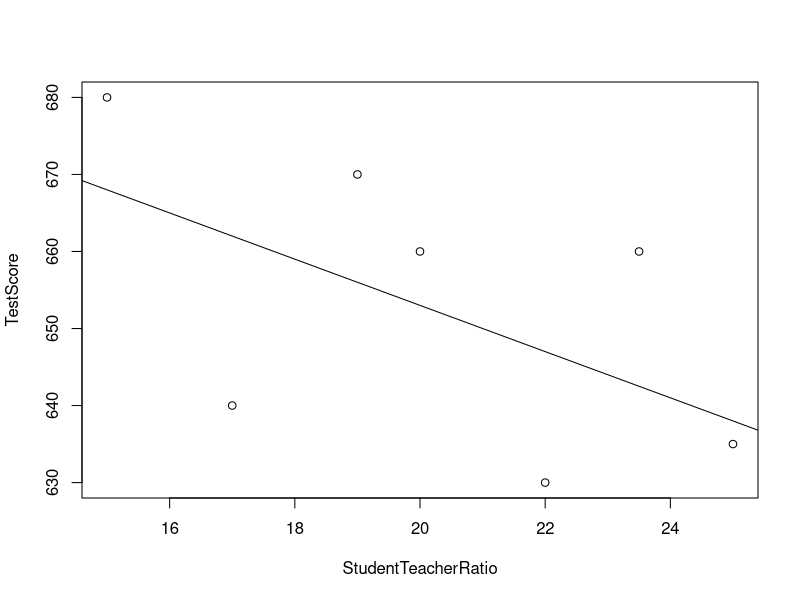
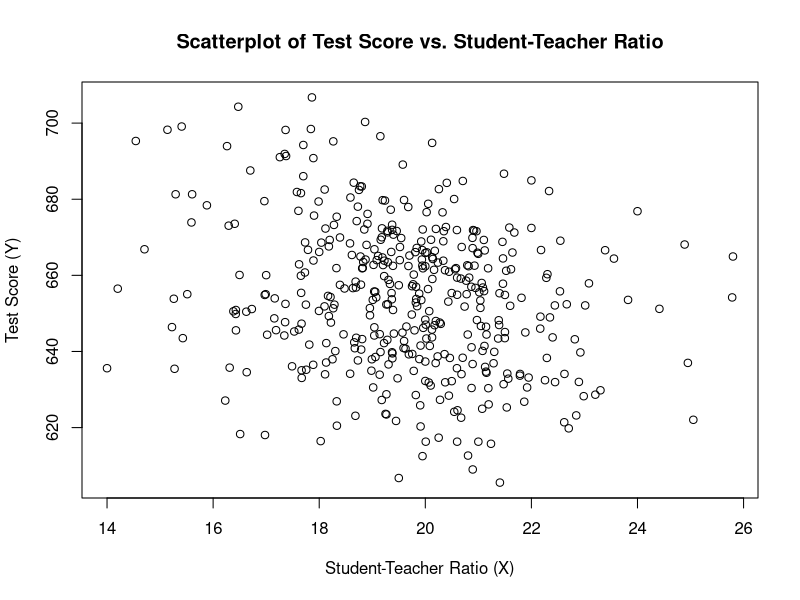
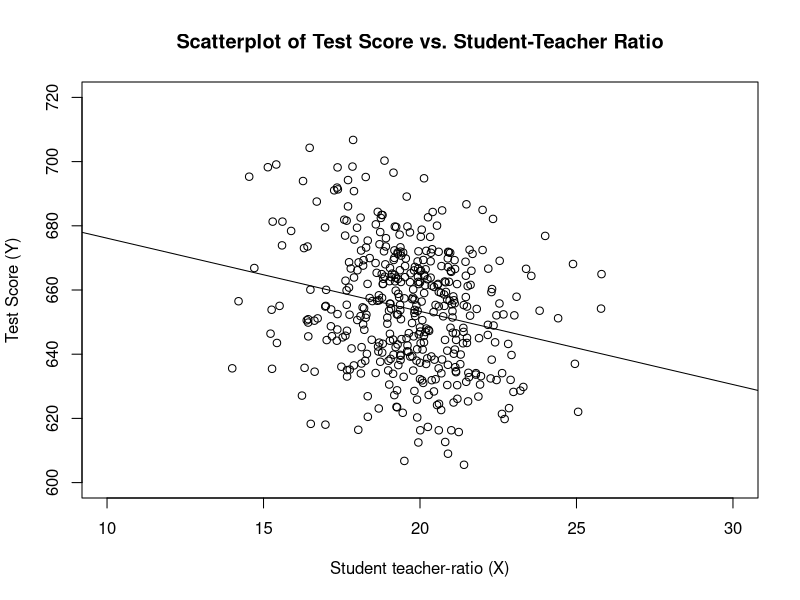
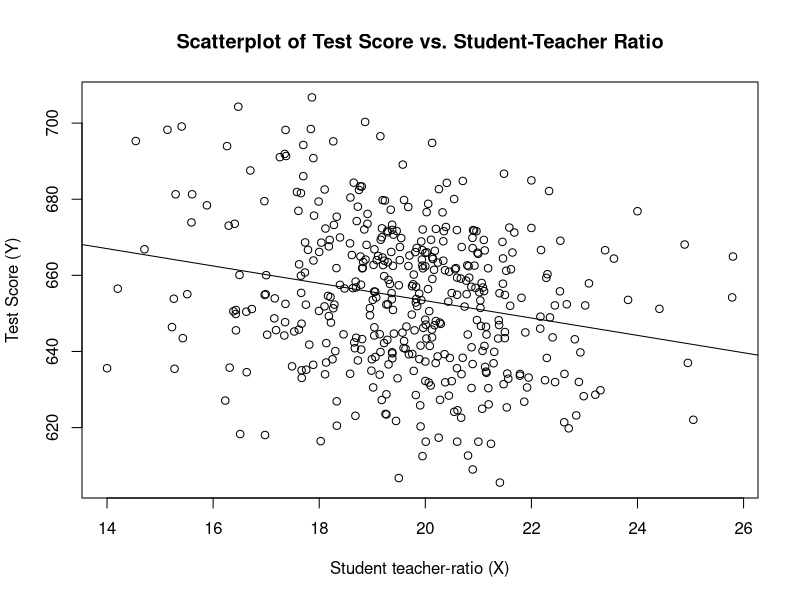
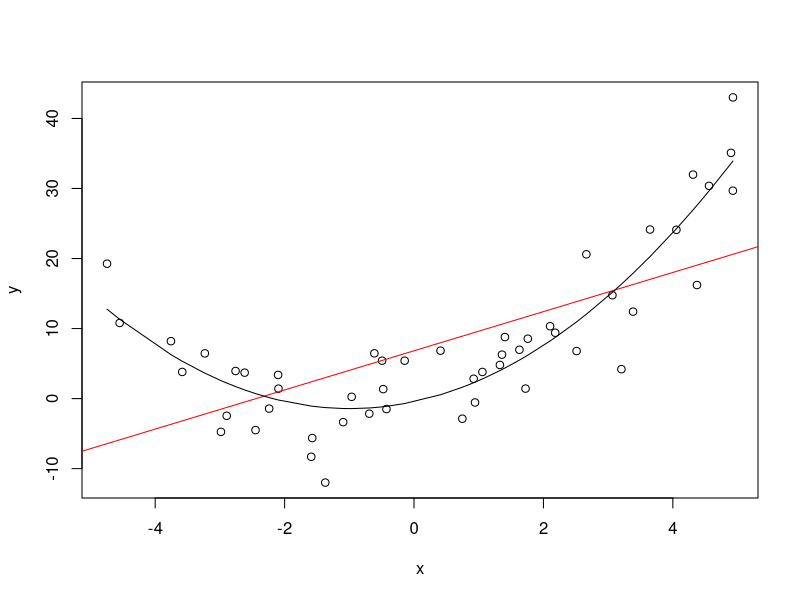
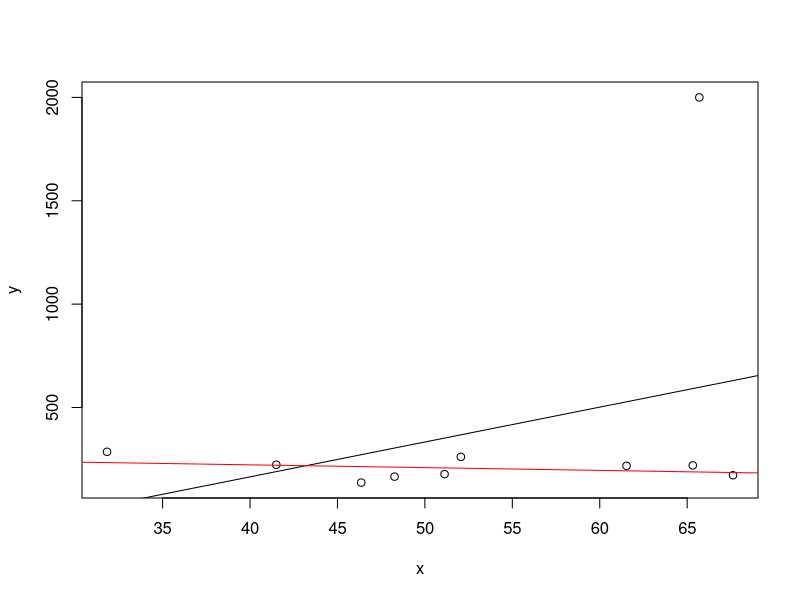
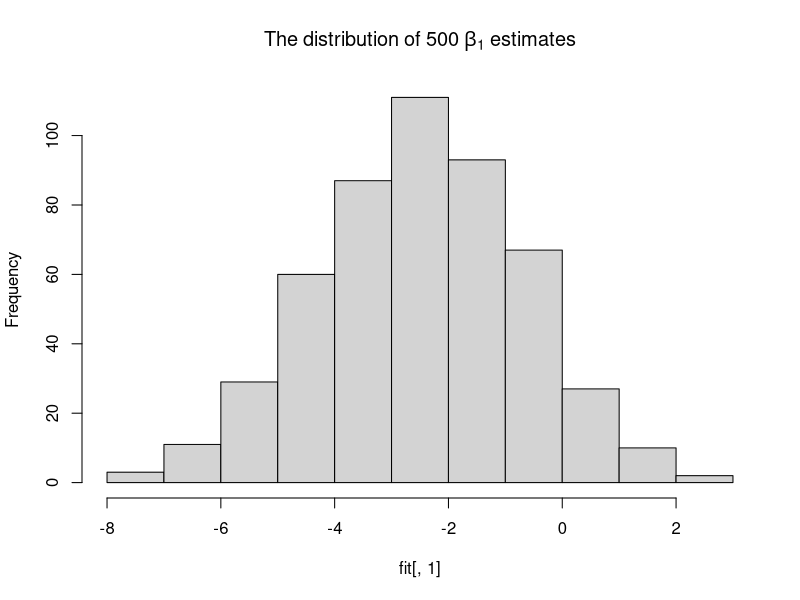
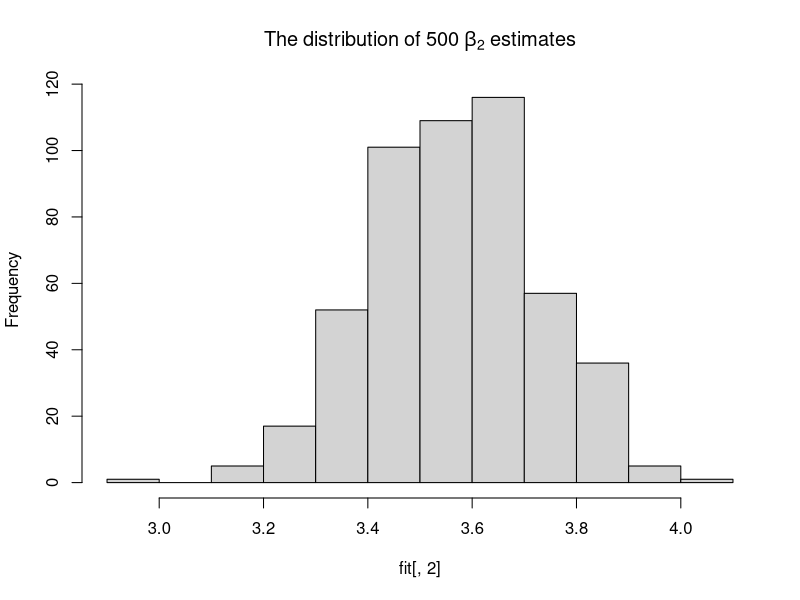

These figures' R source, in order:
## ---- chunk 1
class_data <- data.frame(TestScore           = c(680, 640, 670, 660, 630, 660, 635), 
                         StudentTeacherRatio = c(15, 17, 19, 20, 22, 23.5, 25)
                         )
class_data 
## ---- chunk 2
plot(TestScore ~ StudentTeacherRatio, data = class_data)
abline(a = 713, b = -3)
## ---- chunk 3
library(AER)                                                    # contains the dataset 
data(CASchools) 
## ---- chunk 4
head(CASchools)
## ---- chunk 5
CASchools$tsratio  <- CASchools$students/CASchools$teachers     # teacher-student-ratio
CASchools$score    <- (CASchools$read + CASchools$math)/2       # average test-score
## ---- chunk 6
avg_tsratio   <- mean(CASchools$tsratio) 
avg_score     <- mean(CASchools$score)
sd_tsratio    <- sd(CASchools$tsratio) 
sd_score      <- sd(CASchools$score)
quantiles     <- c(0.10, 0.25, 0.4, 0.5, 0.6, 0.75, 0.9)
quant_tsratio <- quantile(CASchools$tsratio, quantiles)
quant_score   <- quantile(CASchools$score, quantiles)

#Gather everything in a data frame 
DistributionSummary <- data.frame(Average           = c(avg_tsratio, avg_score), 
                                  StandardDeviation = c(sd_tsratio, sd_score), 
                                  quantile          = rbind(quant_tsratio, quant_score)
                                  )
DistributionSummary
## ---- chunk 7
plot(score ~ tsratio, 
     data = CASchools,
     main = "Scatterplot of Test Score vs. Student-Teacher Ratio", 
     xlab = "Student-Teacher Ratio (X)",
     ylab = "Test Score (Y)"
)
## ---- chunk 8
cor(CASchools$tsratio, CASchools$score)
## ---- chunk 9
attach(CASchools)
beta_1 <- sum((tsratio - mean(tsratio))*(score - mean(score))) / sum((tsratio - mean(tsratio))^2)
beta_0 <- mean(score) - beta_1 * mean(tsratio)
beta_1
beta_0
## ---- chunk 10
plot(score ~ tsratio, 
     data = CASchools,
     main = "Scatterplot of Test Score vs. Student-Teacher Ratio", 
     xlab = "Student teacher-ratio (X)",
     ylab = "Test Score (Y)",
     xlim = c(10,30),
     ylim = c(600, 720))

abline(a = beta_0, b = beta_1) # add regression line
## ---- chunk 11
#Assigns the results of the lm estimation to linear_model
linear_model <- lm(score ~ tsratio, data = CASchools)

#Prints the standard output of the estimated lm object 
linear_model
## ---- chunk 12
#Produces the scatterplot
plot(score ~ tsratio, 
     data = CASchools,
     main = "Scatterplot of Test Score vs. Student-Teacher Ratio", 
     xlab = "Student teacher-ratio (X)",
     ylab = "Test Score (Y)"
     )

#Adds the estimated regression line
abline(linear_model)
## ---- chunk 13
summary(linear_model)
## ---- chunk 14
set.seed(321)
x <- runif(50, -5, 5)
u <- rnorm(50, sd = 5)
y <- x^2 + 2*x + u 
plot(y~x)

l <- predict(lm(y~x +  I(x^2)), data.frame(x = sort(x)))
abline(lm(y~x), col = "red")
lines(sort(x), l)
## ---- chunk 15
set.seed(123)
x     <- sort(runif(10, min = 30, max = 70 ))
y     <- rnorm(10 , mean = 200, sd = 50)
y[9] <- 2000

fit               <- lm(y ~ x)
fitWithoutOutlier <- lm(y[-9] ~ x[-9])

plot(y ~ x)
abline(fit)
abline(fitWithoutOutlier, col = "red")
## ---- chunk 16
#Population Regression
pop_n      <- 1000
x          <- runif(pop_n, min = 0, max = 20)
u          <- rnorm(pop_n, sd = 10)
y          <- -2 + 3.5*x + u
population <- data.frame(x, y)
## ---- chunk 17
n <- 100 # sample size
sigma_b1 <- var( ( x - mean(x) ) * u ) / (100 * var(x)^2)
H_i      <- 1 - mean(x) / mean(x^2) * x
sigma_b0 <- var(H_i * u) / (n * mean(H_i^2)^2 )

#Estimation
number_of_estimations <- 500


fit <- matrix(ncol = 2, nrow = number_of_estimations)
for (i in 1:number_of_estimations){
 random_sample  <- population[ sample(1:pop_n, n), ]
 fit[i, ]       <- lm(y ~ x, data = random_sample)$coefficients
}

var(fit[ ,1])
hist(fit[ ,1], main = bquote(The ~ distribution  ~ of ~ 500 ~ beta[1] ~ estimates))

var(fit[ ,2])
hist(fit[ ,2], , main = bquote(The ~ distribution  ~ of ~ 500 ~ beta[2] ~ estimates))
